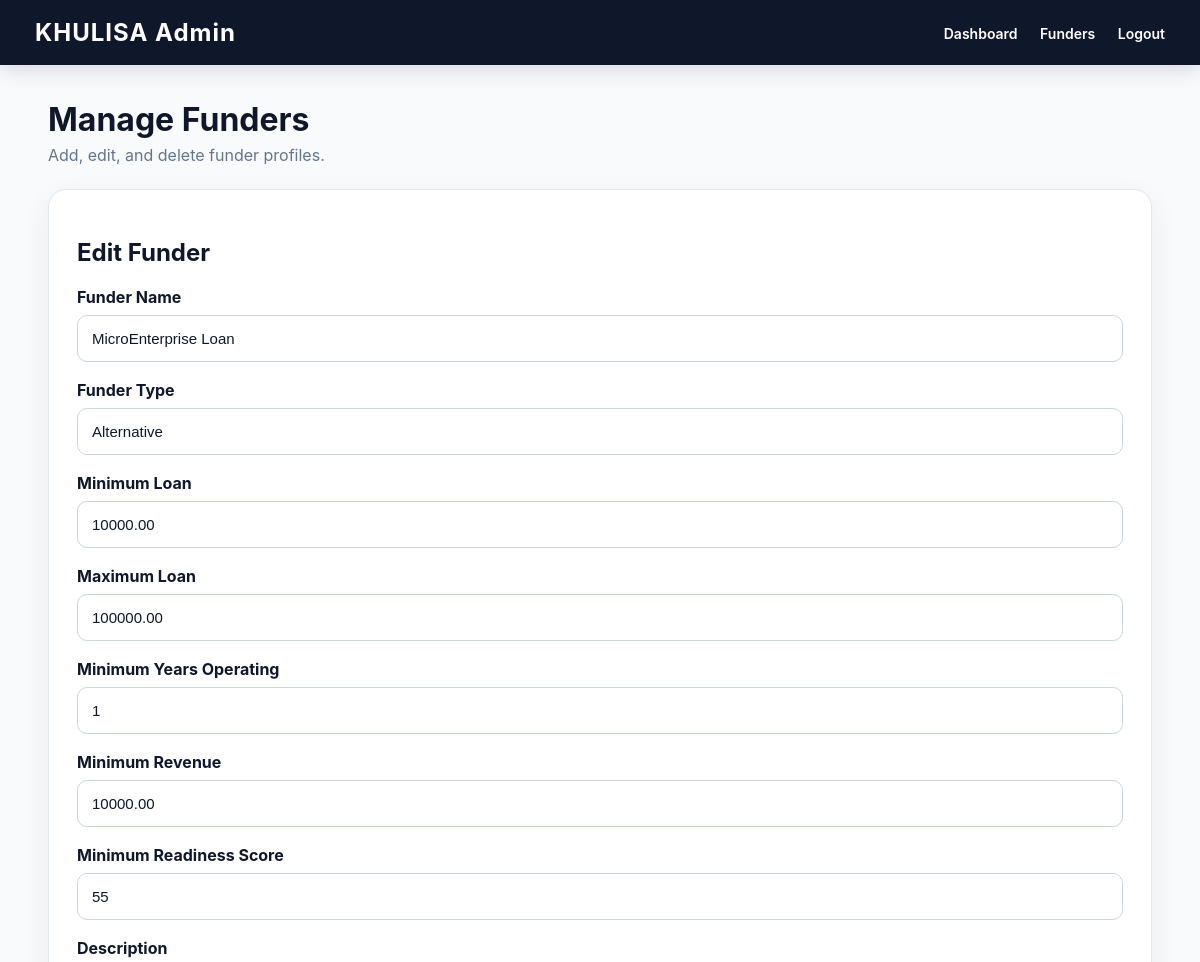
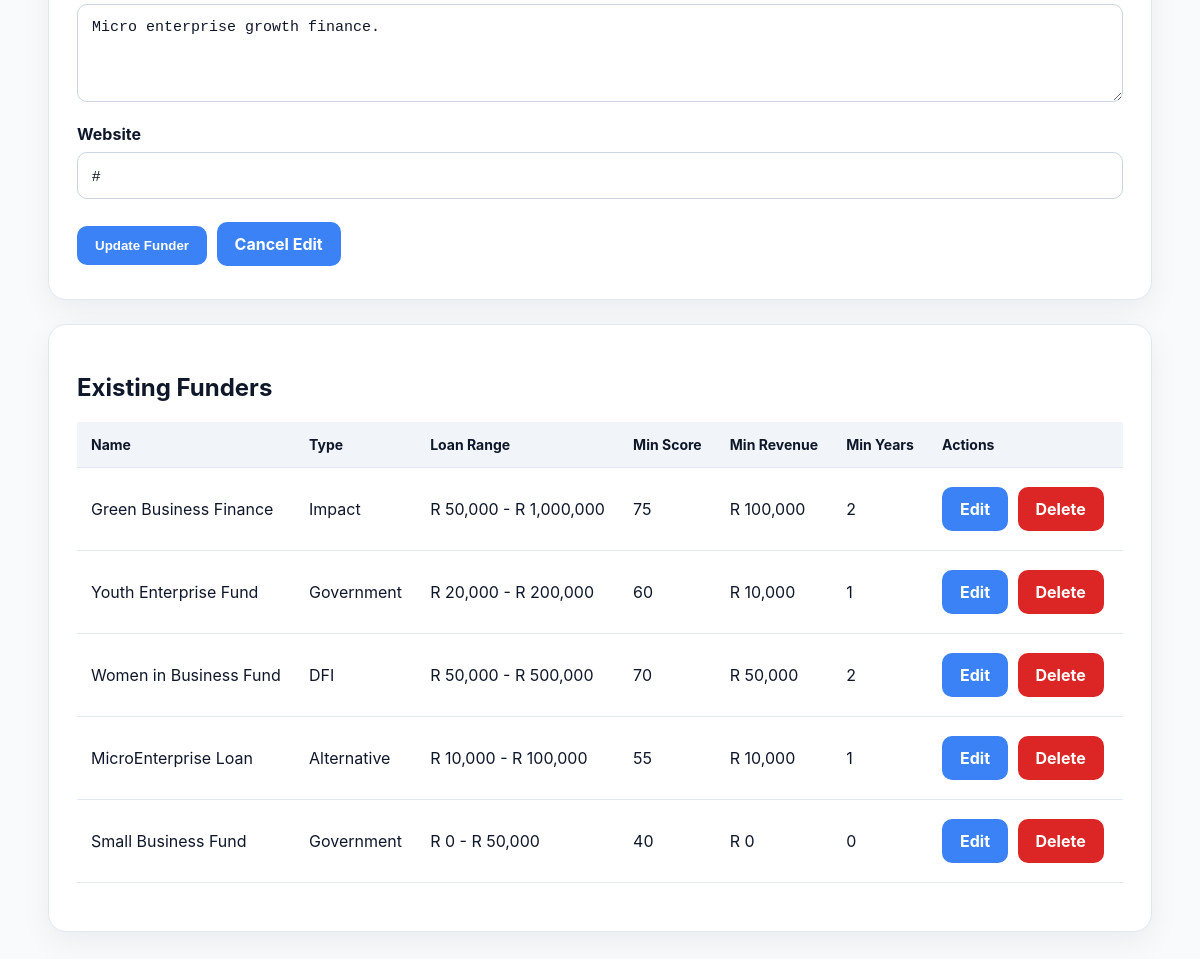
Screenshot of /admin/funders.php?edit=2 (signed in) with the database file from the repository (2 pictures, top to bottom).
### tables this page shows
CREATE TABLE funders (
    funder_id INT AUTO_INCREMENT PRIMARY KEY,
    funder_name VARCHAR(150) NOT NULL,
    funder_type VARCHAR(100),
    min_loan DECIMAL(12,2),
    max_loan DECIMAL(12,2),
    min_years INT DEFAULT 0,
    min_revenue DECIMAL(12,2) DEFAULT 0,
    min_score INT DEFAULT 0,
    description TEXT,
    website VARCHAR(255)
);

### includes/functions.php (called while the page is built, shortened)
<?php
function clean($value) {
    return htmlspecialchars(trim($value), ENT_QUOTES, "UTF-8");
}
?>

### admin/funders.php (the view, shortened to what this page needs)
<?php
require_once __DIR__ . "/../includes/auth.php";
require_once __DIR__ . "/../includes/functions.php";
$edit_funder = null;
if (isset($_GET["edit"])) {
    $id = (int) $_GET["edit"];
    $stmt = $conn->prepare("SELECT * FROM funders WHERE funder_id = ?");
    $stmt->bind_param("i", $id);
    $stmt->execute();
    $edit_funder = $stmt->get_result()->fetch_assoc();
}
$funders = $conn->query("SELECT * FROM funders ORDER BY funder_id DESC");
?>
<!DOCTYPE html>
<html>
<head>
    <link rel="stylesheet" href="../css/style.css">
</head>
<body>
<nav>
    <h2>KHULISA Admin</h2>
    <div>
        <a href="dashboard.php">Dashboard</a>
        <a href="funders.php">Funders</a>
        <a href="../logout.php">Logout</a>
    </div>
</nav>
<div class="container">
    <div class="page-title">
        <h1>Manage Funders</h1>
        <p>Add, edit, and delete funder profiles.</p>
    </div>
    <div class="card">
        <h2><?php echo $edit_funder ? "Edit Funder" : "Add New Funder"; ?></h2>
        <form method="POST">
            <label>Funder Name</label>
            <input type="text" name="funder_name" required
                   value="<?php echo clean($edit_funder["funder_name"] ?? ""); ?>">
            <label>Funder Type</label>
            <input type="text" name="funder_type" required
                   value="<?php echo clean($edit_funder["funder_type"] ?? ""); ?>">
            <label>Minimum Loan</label>
            <input type="number" step="0.01" name="min_loan" required
                   value="<?php echo $edit_funder["min_loan"] ?? 0; ?>">
            <label>Maximum Loan</label>
            <input type="number" step="0.01" name="max_loan" required
                   value="<?php echo $edit_funder["max_loan"] ?? 0; ?>">
            <label>Minimum Years Operating</label>
            <input type="number" name="min_years" required
                   value="<?php echo $edit_funder["min_years"] ?? 0; ?>">
            <label>Minimum Revenue</label>
            <input type="number" step="0.01" name="min_revenue" required
                   value="<?php echo $edit_funder["min_revenue"] ?? 0; ?>">
            <label>Minimum Readiness Score</label>
            <input type="number" name="min_score" min="0" max="100" required
                   value="<?php echo $edit_funder["min_score"] ?? 0; ?>">
            <label>Description</label>
            <textarea name="description" rows="4"><?php echo clean($edit_funder["description"] ?? ""); ?></textarea>
            <label>Website</label>
            <input type="text" name="website"
                   value="<?php echo clean($edit_funder["website"] ?? "#"); ?>">
            <?php if ($edit_funder): ?>
                <button name="update_funder">Update Funder</button>
                <a class="btn-link" href="funders.php">Cancel Edit</a>
            <?php else: ?>
                <button name="add_funder">Add Funder</button>
            <?php endif; ?>
        </form>
    </div>
    <div class="card">
        <h2>Existing Funders</h2>
        <table class="data-table">
            <thead>
                <tr>
                    <th>Name</th>
                    <th>Type</th>
                    <th>Loan Range</th>
                    <th>Min Score</th>
                    <th>Min Revenue</th>
                    <th>Min Years</th>
                    <th>Actions</th>
                </tr>
            </thead>
            <tbody>
                <?php while ($funder = $funders->fetch_assoc()): ?>
                    <tr>
                        <td><?php echo clean($funder["funder_name"]); ?></td>
                        <td><?php echo clean($funder["funder_type"]); ?></td>
                        <td>
                            R <?php echo number_format($funder["min_loan"], 0); ?>
                            -
                            R <?php echo number_format($funder["max_loan"], 0); ?>
                        </td>
                        <td><?php echo $funder["min_score"]; ?></td>
                        <td>R <?php echo number_format($funder["min_revenue"], 0); ?></td>
                        <td><?php echo $funder["min_years"]; ?></td>
                        <td>
                            <a class="btn-link" href="funders.php?edit=<?php echo $funder["funder_id"]; ?>">
                                Edit
                            </a>
                            <a class="btn-link danger"
                               href="funders.php?delete=<?php echo $funder["funder_id"]; ?>"
                               onclick="return confirm('Delete this funder?');">
                                Delete
                            </a>
                        </td>
                    </tr>
                <?php endwhile; ?>
            </tbody>
        </table>
    </div>
</div>
</body>
</html>

### css/style.css (style rules this page uses)
:root { --primary: #0F172A; --secondary: #1E293B; --accent: #3B82F6; --accent-hover: #2563EB; --background: #F8FAFC; --card: #FFFFFF; --text: #0F172A; --muted: #64748B; --border: #E2E8F0; --danger: #DC2626; --danger-hover: #991B1B; --warning-bg: #FEF3C7; --warning-text: #92400E; --success-bg: #DBEAFE; --success-text: #1E40AF; }
* { box-sizing: border-box; }
body { margin: 0; font-family: Inter, "Segoe UI", Arial, sans-serif; background: var(--background); color: var(--text); }
nav { background: var(--primary); color: white; padding: 18px 35px; display: flex; justify-content: space-between; align-items: center; box-shadow: 0 4px 20px rgba(15, 23, 42, 0.15); }
nav h2 { margin: 0; font-size: 24px; font-weight: 700; letter-spacing: 1px; }
nav a { color: white; text-decoration: none; margin-left: 18px; font-weight: 600; font-size: 14px; transition: 0.25s; }
.container { width: 92%; max-width: 1180px; margin: 35px auto; }
.page-title { margin-bottom: 24px; }
.page-title h1 { margin: 0 0 6px; font-size: 32px; color: var(--primary); }
.page-title p { color: var(--muted); margin: 0; }
.card { background: var(--card); border-radius: 18px; padding: 28px; box-shadow: 0 10px 30px rgba(15, 23, 42, 0.06); margin-bottom: 24px; border: 1px solid var(--border); }
.card h2, .card h3 { color: var(--primary); }
input, select, textarea { width: 100%; padding: 14px; margin: 8px 0 18px; border: 1px solid #CBD5E1; border-radius: 10px; font-size: 15px; background: white; color: var(--text); }
textarea { resize: vertical; }
label { font-weight: 700; color: var(--primary); }
button, .btn-link { display: inline-block; background: var(--accent); color: white; border: none; padding: 12px 18px; border-radius: 10px; text-decoration: none; cursor: pointer; font-weight: 700; margin: 5px 5px 5px 0; transition: 0.25s; }
.data-table { width: 100%; border-collapse: collapse; margin: 20px 0; background: white; }
.data-table th, .data-table td { padding: 14px; border-bottom: 1px solid var(--border); text-align: left; }
.data-table th { background: #F1F5F9; color: var(--primary); font-size: 14px; }
.data-table td { color: var(--text); }
.danger { background: var(--danger); }

### rows the page displays
funders: funder_name "MicroEnterprise Loan", funder_type "Alternative", min_loan "10000.00", max_loan "100000.00", min_years "1", min_revenue "10000.00", min_score "55", description "Micro enterprise growth finance.", website "#", min_loan "10,000", max_loan "100,000", min_revenue "10,000"
funders: funder_name "Green Business Finance", funder_type "Impact", min_loan "50,000", max_loan "1,000,000", min_score "75", min_revenue "100,000", min_years "2"
funders: funder_name "Youth Enterprise Fund", funder_type "Government", min_loan "20,000", max_loan "200,000", min_score "60", min_revenue "10,000", min_years "1"
funders: funder_name "Women in Business Fund", funder_type "DFI", min_loan "50,000", max_loan "500,000", min_score "70", min_revenue "50,000", min_years "2"
funders: funder_name "Small Business Fund", funder_type "Government", min_loan "0", max_loan "50,000", min_score "40", min_revenue "0", min_years "0"
